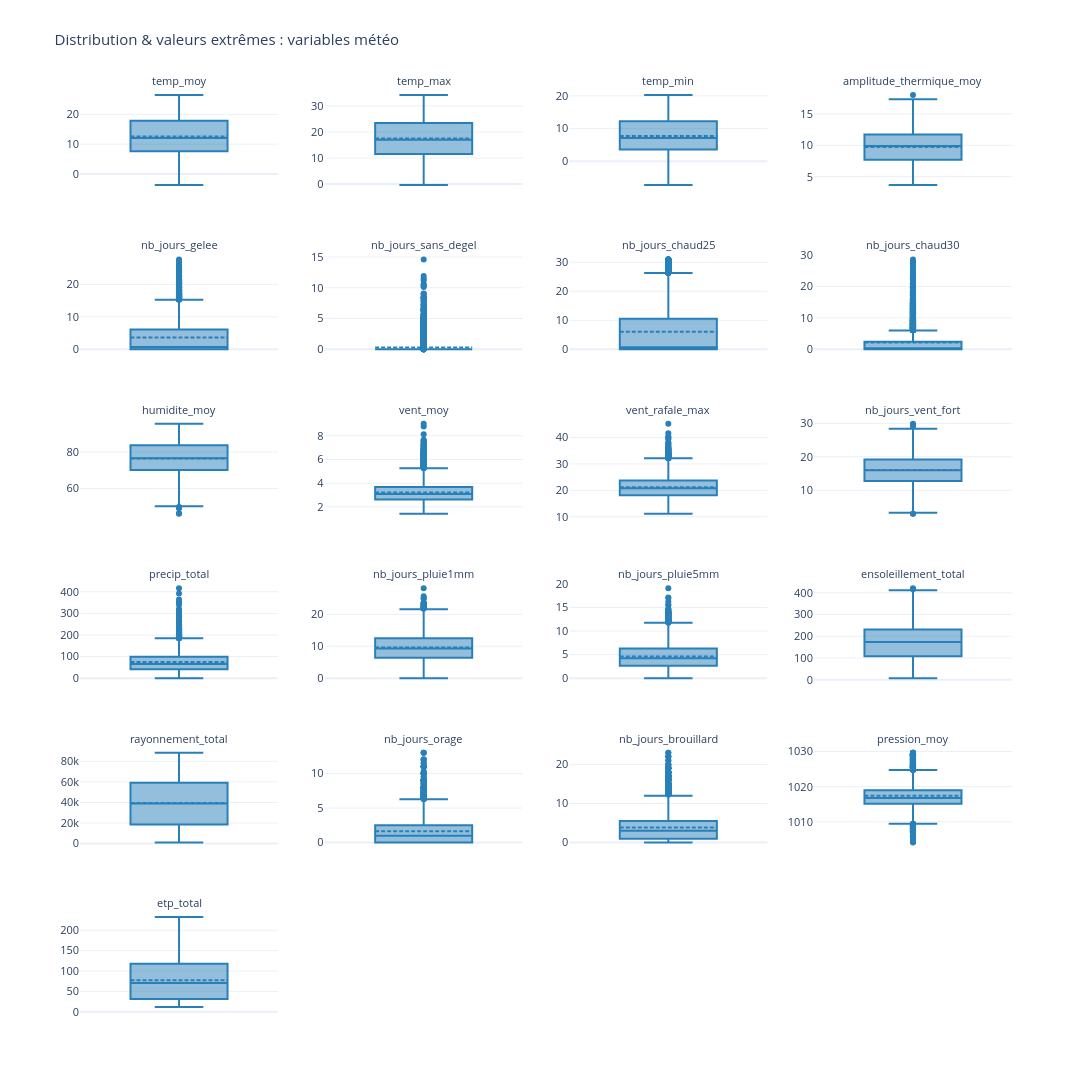

Notebook source saved alongside this figure:
### Code cell
ncols, nrows = 4, -(-len(METEO_COLS) // 4)
fig = make_subplots(rows=nrows, cols=ncols, subplot_titles=METEO_COLS,
                     horizontal_spacing=0.05, vertical_spacing=0.07)
for i, col in enumerate(METEO_COLS):
    r, c = divmod(i, ncols)
    # https://plotly.com/python/reference/box/
    # https://plotly.com/python/box-plots/
    fig.add_trace(go.Box(y=df_sub[col], name=col, showlegend=False,
                          marker_color="#2980B9",
                          boxpoints="outliers",   # affiche les points hors moustaches (pas "all" -> trop de points superposés)
                          boxmean=True),          # trait pointillé = moyenne, à comparer à la médiane (ligne pleine)
                  row=r + 1, col=c + 1)
fig.update_xaxes(showticklabels=False)
fig.update_annotations(font_size=11) 
fig.update_layout(height=260 * nrows, width=1400, template="plotly_white",
                   font=dict(size=11),
                   margin=dict(t=90),
                   title=dict(
                       text="Distribution & valeurs extrêmes : variables météo ",
                       # points = valeurs hors moustaches, tirets = moyenne
                       font=dict(size=15),
                   ))
fig.show()

### Figure 1 — Plotly figure (JSON) as saved in the notebook; plotly's stock layout.template omitted (floating-point values rounded to 4 significant figures; data arrays with more than 128 entries replaced by an {"elided": "..."} marker saying what was removed)
{"data": [{"boxmean": true, "boxpoints": "outliers", "marker": {"color": "#2980B9"}, "name": "temp_moy", "showlegend": false, "type": "box", "xaxis": "x", "y": {"elided": "6912 float values"}, "yaxis": "y"}, {"boxmean": true, "boxpoints": "outliers", "marker": {"color": "#2980B9"}, "name": "temp_max", "showlegend": false, "type": "box", "xaxis": "x2", "y": {"elided": "6912 float values"}, "yaxis": "y2"}, {"boxmean": true, "boxpoints": "outliers", "marker": {"color": "#2980B9"}, "name": "temp_min", "showlegend": false, "type": "box", "xaxis": "x3", "y": {"elided": "6912 float values"}, "yaxis": "y3"}, {"boxmean": true, "boxpoints": "outliers", "marker": {"color": "#2980B9"}, "name": "amplitude_thermique_moy", "showlegend": false, "type": "box", "xaxis": "x4", "y": {"elided": "6912 float values"}, "yaxis": "y4"}, {"boxmean": true, "boxpoints": "outliers", "marker": {"color": "#2980B9"}, "name": "nb_jours_gelee", "showlegend": false, "type": "box", "xaxis": "x5", "y": {"elided": "6912 float values"}, "yaxis": "y5"}, {"boxmean": true, "boxpoints": "outliers", "marker": {"color": "#2980B9"}, "name": "nb_jours_sans_degel", "showlegend": false, "type": "box", "xaxis": "x6", "y": {"elided": "6912 float values"}, "yaxis": "y6"}, {"boxmean": true, "boxpoints": "outliers", "marker": {"color": "#2980B9"}, "name": "nb_jours_chaud25", "showlegend": false, "type": "box", "xaxis": "x7", "y": {"elided": "6912 float values"}, "yaxis": "y7"}, {"boxmean": true, "boxpoints": "outliers", "marker": {"color": "#2980B9"}, "name": "nb_jours_chaud30", "showlegend": false, "type": "box", "xaxis": "x8", "y": {"elided": "6912 float values"}, "yaxis": "y8"}, {"boxmean": true, "boxpoints": "outliers", "marker": {"color": "#2980B9"}, "name": "humidite_moy", "showlegend": false, "type": "box", "xaxis": "x9", "y": {"elided": "6912 float values"}, "yaxis": "y9"}, {"boxmean": true, "boxpoints": "outliers", "marker": {"color": "#2980B9"}, "name": "vent_moy", "showlegend": false, "type": "box", "xaxis": "x10", "y": {"elided": "6912 float values"}, "yaxis": "y10"}, {"boxmean": true, "boxpoints": "outliers", "marker": {"color": "#2980B9"}, "name": "vent_rafale_max", "showlegend": false, "type": "box", "xaxis": "x11", "y": {"elided": "6912 float values"}, "yaxis": "y11"}, {"boxmean": true, "boxpoints": "outliers", "marker": {"color": "#2980B9"}, "name": "nb_jours_vent_fort", "showlegend": false, "type": "box", "xaxis": "x12", "y": {"elided": "6912 float values"}, "yaxis": "y12"}, {"boxmean": true, "boxpoints": "outliers", "marker": {"color": "#2980B9"}, "name": "precip_total", "showlegend": false, "type": "box", "xaxis": "x13", "y": {"elided": "6912 float values"}, "yaxis": "y13"}, {"boxmean": true, "boxpoints": "outliers", "marker": {"color": "#2980B9"}, "name": "nb_jours_pluie1mm", "showlegend": false, "type": "box", "xaxis": "x14", "y": {"elided": "6912 float values"}, "yaxis": "y14"}, {"boxmean": true, "boxpoints": "outliers", "marker": {"color": "#2980B9"}, "name": "nb_jours_pluie5mm", "showlegend": false, "type": "box", "xaxis": "x15", "y": {"elided": "6912 float values"}, "yaxis": "y15"}, {"boxmean": true, "boxpoints": "outliers", "marker": {"color": "#2980B9"}, "name": "ensoleillement_total", "showlegend": false, "type": "box", "xaxis": "x16", "y": {"elided": "6912 float values"}, "yaxis": "y16"}, {"boxmean": true, "boxpoints": "outliers", "marker": {"color": "#2980B9"}, "name": "rayonnement_total", "showlegend": false, "type": "box", "xaxis": "x17", "y": {"elided": "6912 float values"}, "yaxis": "y17"}, {"boxmean": true, "boxpoints": "outliers", "marker": {"color": "#2980B9"}, "name": "nb_jours_orage", "showlegend": false, "type": "box", "xaxis": "x18", "y": {"elided": "6912 float values"}, "yaxis": "y18"}, {"boxmean": true, "boxpoints": "outliers", "marker": {"color": "#2980B9"}, "name": "nb_jours_brouillard", "showlegend": false, "type": "box", "xaxis": "x19", "y": {"elided": "6912 float values"}, "yaxis": "y19"}, {"boxmean": true, "boxpoints": "outliers", "marker": {"color": "#2980B9"}, "name": "pression_moy", "showlegend": false, "type": "box", "xaxis": "x20", "y": {"elided": "6912 float values"}, "yaxis": "y20"}, {"boxmean": true, "boxpoints": "outliers", "marker": {"color": "#2980B9"}, "name": "etp_total", "showlegend": false, "type": "box", "xaxis": "x21", "y": {"elided": "6912 float values"}, "yaxis": "y21"}], "layout": {"annotations": [{"font": {"size": 11}, "showarrow": false, "text": "temp_moy", "x": 0.1062, "xanchor": "center", "xref": "paper", "y": 1.0, "yanchor": "bottom", "yref": "paper"}, {"font": {"size": 11}, "showarrow": false, "text": "temp_max", "x": 0.3688, "xanchor": "center", "xref": "paper", "y": 1.0, "yanchor": "bottom", "yref": "paper"}, {"font": {"size": 11}, "showarrow": false, "text": "temp_min", "x": 0.6313, "xanchor": "center", "xref": "paper", "y": 1.0, "yanchor": "bottom", "yref": "paper"}, {"font": {"size": 11}, "showarrow": false, "text": "amplitude_thermique_moy", "x": 0.8938, "xanchor": "center", "xref": "paper", "y": 1.0, "yanchor": "bottom", "yref": "paper"}, {"font": {"size": 11}, "showarrow": false, "text": "nb_jours_gelee", "x": 0.1062, "xanchor": "center", "xref": "paper", "y": 0.8217, "yanchor": "bottom", "yref": "paper"}, {"font": {"size": 11}, "showarrow": false, "text": "nb_jours_sans_degel", "x": 0.3688, "xanchor": "center", "xref": "paper", "y": 0.8217, "yanchor": "bottom", "yref": "paper"}, {"font": {"size": 11}, "showarrow": false, "text": "nb_jours_chaud25", "x": 0.6313, "xanchor": "center", "xref": "paper", "y": 0.8217, "yanchor": "bottom", "yref": "paper"}, {"font": {"size": 11}, "showarrow": false, "text": "nb_jours_chaud30", "x": 0.8938, "xanchor": "center", "xref": "paper", "y": 0.8217, "yanchor": "bottom", "yref": "paper"}, {"font": {"size": 11}, "showarrow": false, "text": "humidite_moy", "x": 0.1062, "xanchor": "center", "xref": "paper", "y": 0.6433, "yanchor": "bottom", "yref": "paper"}, {"font": {"size": 11}, "showarrow": false, "text": "vent_moy", "x": 0.3688, "xanchor": "center", "xref": "paper", "y": 0.6433, "yanchor": "bottom", "yref": "paper"}, {"font": {"size": 11}, "showarrow": false, "text": "vent_rafale_max", "x": 0.6313, "xanchor": "center", "xref": "paper", "y": 0.6433, "yanchor": "bottom", "yref": "paper"}, {"font": {"size": 11}, "showarrow": false, "text": "nb_jours_vent_fort", "x": 0.8938, "xanchor": "center", "xref": "paper", "y": 0.6433, "yanchor": "bottom", "yref": "paper"}, {"font": {"size": 11}, "showarrow": false, "text": "precip_total", "x": 0.1062, "xanchor": "center", "xref": "paper", "y": 0.465, "yanchor": "bottom", "yref": "paper"}, {"font": {"size": 11}, "showarrow": false, "text": "nb_jours_pluie1mm", "x": 0.3688, "xanchor": "center", "xref": "paper", "y": 0.465, "yanchor": "bottom", "yref": "paper"}, {"font": {"size": 11}, "showarrow": false, "text": "nb_jours_pluie5mm", "x": 0.6313, "xanchor": "center", "xref": "paper", "y": 0.465, "yanchor": "bottom", "yref": "paper"}, {"font": {"size": 11}, "showarrow": false, "text": "ensoleillement_total", "x": 0.8938, "xanchor": "center", "xref": "paper", "y": 0.465, "yanchor": "bottom", "yref": "paper"}, {"font": {"size": 11}, "showarrow": false, "text": "rayonnement_total", "x": 0.1062, "xanchor": "center", "xref": "paper", "y": 0.2867, "yanchor": "bottom", "yref": "paper"}, {"font": {"size": 11}, "showarrow": false, "text": "nb_jours_orage", "x": 0.3688, "xanchor": "center", "xref": "paper", "y": 0.2867, "yanchor": "bottom", "yref": "paper"}, {"font": {"size": 11}, "showarrow": false, "text": "nb_jours_brouillard", "x": 0.6313, "xanchor": "center", "xref": "paper", "y": 0.2867, "yanchor": "bottom", "yref": "paper"}, {"font": {"size": 11}, "showarrow": false, "text": "pression_moy", "x": 0.8938, "xanchor": "center", "xref": "paper", "y": 0.2867, "yanchor": "bottom", "yref": "paper"}, {"font": {"size": 11}, "showarrow": false, "text": "etp_total", "x": 0.1062, "xanchor": "center", "xref": "paper", "y": 0.1083, "yanchor": "bottom", "yref": "paper"}], "font": {"size": 11}, "height": 1560, "margin": {"t": 90}, "title": {"font": {"size": 15}, "text": "Distribution & valeurs extrêmes : variables météo "}, "width": 1400, "xaxis": {"anchor": "y", "domain": [0, 0.2125], "showticklabels": false}, "xaxis10": {"anchor": "y10", "domain": [0.2625, 0.475], "showticklabels": false}, "xaxis11": {"anchor": "y11", "domain": [0.525, 0.7375], "showticklabels": false}, "xaxis12": {"anchor": "y12", "domain": [0.7875, 1], "showticklabels": false}, "xaxis13": {"anchor": "y13", "domain": [0, 0.2125], "showticklabels": false}, "xaxis14": {"anchor": "y14", "domain": [0.2625, 0.475], "showticklabels": false}, "xaxis15": {"anchor": "y15", "domain": [0.525, 0.7375], "showticklabels": false}, "xaxis16": {"anchor": "y16", "domain": [0.7875, 1], "showticklabels": false}, "xaxis17": {"anchor": "y17", "domain": [0, 0.2125], "showticklabels": false}, "xaxis18": {"anchor": "y18", "domain": [0.2625, 0.475], "showticklabels": false}, "xaxis19": {"anchor": "y19", "domain": [0.525, 0.7375], "showticklabels": false}, "xaxis2": {"anchor": "y2", "domain": [0.2625, 0.475], "showticklabels": false}, "xaxis20": {"anchor": "y20", "domain": [0.7875, 1], "showticklabels": false}, "xaxis21": {"anchor": "y21", "domain": [0, 0.2125], "showticklabels": false}, "xaxis22": {"anchor": "y22", "domain": [0.2625, 0.475], "showticklabels": false}, "xaxis23": {"anchor": "y23", "domain": [0.525, 0.7375], "showticklabels": false}, "xaxis24": {"anchor": "y24", "domain": [0.7875, 1], "showticklabels": false}, "xaxis3": {"anchor": "y3", "domain": [0.525, 0.7375], "showticklabels": false}, "xaxis4": {"anchor": "y4", "domain": [0.7875, 1], "showticklabels": false}, "xaxis5": {"anchor": "y5", "domain": [0, 0.2125], "showticklabels": false}, "xaxis6": {"anchor": "y6", "domain": [0.2625, 0.475], "showticklabels": false}, "xaxis7": {"anchor": "y7", "domain": [0.525, 0.7375], "showticklabels": false}, "xaxis8": {"anchor": "y8", "domain": [0.7875, 1], "showticklabels": false}, "xaxis9": {"anchor": "y9", "domain": [0, 0.2125], "showticklabels": false}, "yaxis": {"anchor": "x", "domain": [0.8917, 1.0]}, "yaxis10": {"anchor": "x10", "domain": [0.535, 0.6433]}, "yaxis11": {"anchor": "x11", "domain": [0.535, 0.6433]}, "yaxis12": {"anchor": "x12", "domain": [0.535, 0.6433]}, "yaxis13": {"anchor": "x13", "domain": [0.3567, 0.465]}, "yaxis14": {"anchor": "x14", "domain": [0.3567, 0.465]}, "yaxis15": {"anchor": "x15", "domain": [0.3567, 0.465]}, "yaxis16": {"anchor": "x16", "domain": [0.3567, 0.465]}, "yaxis17": {"anchor": "x17", "domain": [0.1783, 0.2867]}, "yaxis18": {"anchor": "x18", "domain": [0.1783, 0.2867]}, "yaxis19": {"anchor": "x19", "domain": [0.1783, 0.2867]}, "yaxis2": {"anchor": "x2", "domain": [0.8917, 1.0]}, "yaxis20": {"anchor": "x20", "domain": [0.1783, 0.2867]}, "yaxis21": {"anchor": "x21", "domain": [0, 0.1083]}, "yaxis22": {"anchor": "x22", "domain": [0, 0.1083]}, "yaxis23": {"anchor": "x23", "domain": [0, 0.1083]}, "yaxis24": {"anchor": "x24", "domain": [0, 0.1083]}, "yaxis3": {"anchor": "x3", "domain": [0.8917, 1.0]}, "yaxis4": {"anchor": "x4", "domain": [0.8917, 1.0]}, "yaxis5": {"anchor": "x5", "domain": [0.7133, 0.8217]}, "yaxis6": {"anchor": "x6", "domain": [0.7133, 0.8217]}, "yaxis7": {"anchor": "x7", "domain": [0.7133, 0.8217]}, "yaxis8": {"anchor": "x8", "domain": [0.7133, 0.8217]}, "yaxis9": {"anchor": "x9", "domain": [0.535, 0.6433]}}}
